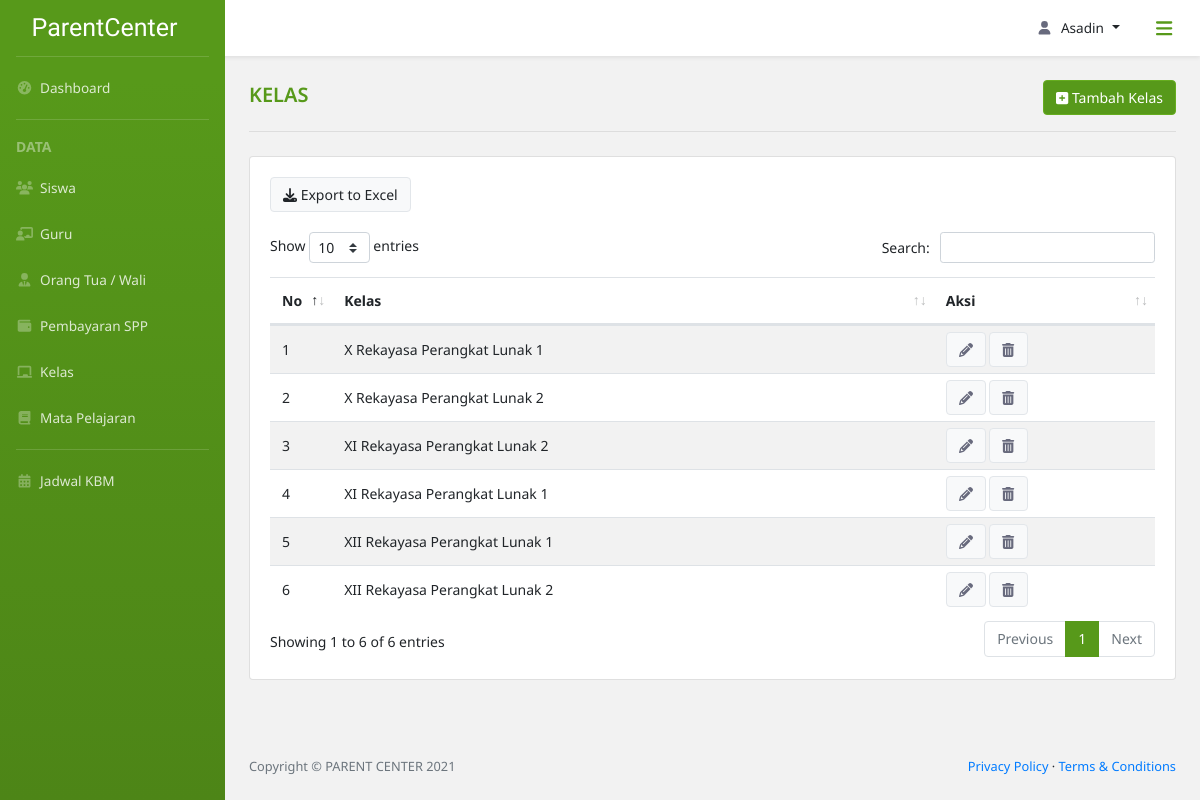
/data_kelas/ (signed in), run on an earlier commit of the app's database.
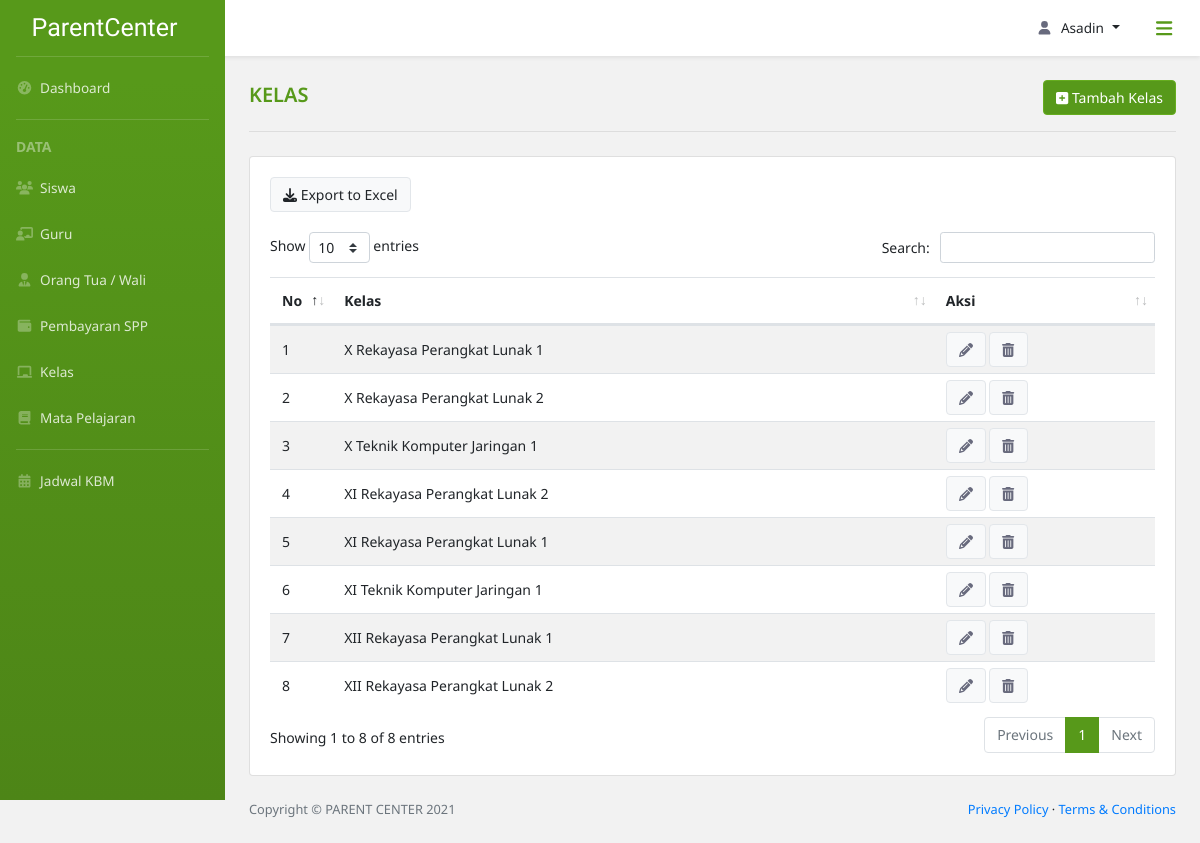
And on a later commit of the database.
### parent_center_app/models.py (models this page shows, shortened)
class Kelas(models.Model):
    id_kelas = models.CharField(
        max_length=10,
        primary_key=True,
        unique=True,
        default=custom_kelas,
        editable=False
    )
    class rentang_kelas(models.TextChoices):
        X = 'X'
        XI = 'XI'
        XII = 'XII'
    kelas = models.CharField(
        max_length=3,
        choices=rentang_kelas.choices,
        default=rentang_kelas.X
    )
    class jurusan(models.TextChoices):
        TITL = 'TITL', 'Teknik Intalasi Tenaga Listrik'
        TP = 'TP', 'Teknik Pemesinan'
        TKR = 'TKR', 'Teknik Kendaraan Ringan'
        TKJ = 'TKJ', 'Teknik Komputer Jaringan'
        RPL = 'RPL', 'Rekayasa Perangkat Lunak'
        TBSM = 'TBSM', 'Teknik dan Bisnis Sepeda Motor'
    jurusan = models.CharField(
        max_length=30,
        choices=jurusan.choices,
        default=jurusan.TITL
    )
    no_kelas = models.SmallIntegerField(
        default=1,
        validators=[MinValueValidator(1)]
    )

### parent_center_app/views.py (the view)
# urls.py: path('data_kelas/', views.dataKelas, name='data kelas'),
@login_required(login_url='login')
def dataKelas(request, pk=None):
    if level_permission(request, ['Admin']) is False:
        return redirect(level_login(request))
    else:
        kelas_detail = Kelas.objects.filter(pk=pk).first()
        kelas = Kelas.objects.all().order_by('kelas')
        if kelas_detail is None:
            if request.method == 'POST':
                form = KelasForm(request.POST)
                if form.is_valid():
                    form.save()
            else:
                form = KelasForm()
        else:
            form = KelasForm(request.POST, instance=kelas_detail)
        context = {'title': 'Kelas',
                   'daftar_kelas': kelas,
                   'form': form
                   }
        return render(request,
                      'parent_center_app/data_kelas.html',
                      context)

### parent_center_app/forms.py
class KelasForm(forms.ModelForm):
    class Meta:
        model = Kelas
        fields = ['kelas', 'jurusan', 'no_kelas']
        widgets = {
            'kelas': forms.Select(attrs={
                'class': 'form-control',
                'name': 'kelas',
                'id': 'kelas',
                'required': True
            }),
            'jurusan': forms.Select(attrs={
                'class': 'form-control',
                'name': 'jurusan',
                'id': 'jurusan',
                'required': True
            }),
            'no_kelas': forms.NumberInput(attrs={
                'class': 'form-control',
                'name': 'no_kelas',
                'id': 'no_kelas',
                'min': '1',
                'required': True
            })
        }

### parent_center_app/utils.py (called while the page is built)
def custom_kelas():
    id = "kls-"+datetime.now().strftime('%d%m%Y%H%M%S%f')
    return id

### parent_center_app/views.py (called while the page is built)
def level_permission(current_user, level: list) -> bool:
    if current_user.user.extenduser.user_level in level:
        return True
    else:
        return False

### parent_center_app/templates/parent_center_app/data_kelas.html (shortened to what this page needs)
{% extends 'parent_center_app/base.html' %}
{% block breadcrumb %}
<div class="row d-flex pt-4 div-tambah">
    <div class="col-lg-7 col-sm-6">
        <div class="div-title">
            <span class="title-content">{{title}}</span>
        </div>
    </div>
    <div class="col-lg-5 col-sm-6 align-self-center text-right">
        <button class="btn btn-light btn-tambah" type="button" data-toggle="modal" data-target="#modal_tambah_kelas"><i class="fas fa-plus-square"></i> Tambah {{title}}</button>
    </div>
</div>
<hr class="dropdown-divider hr-title mb-4 mx-4 mt-3">
{% endblock breadcrumb %}
{% block content %}
    <div class="row">
        <div class="col-lg-12">
            <div class="card">
                <div class="card-body card-dashboard">
                    <div class="row mx-0">
                        <div class="col-lg-12 px-0 div-sort">
                            <button class="btn btn-light"><i class="fas fa-download"></i> Export to Excel</button>
                        </div>
                    </div>
                    <div class="table-responsive table-kelas">
                        <table class="table table table-striped table-siswa custom-width-th" id="table-custom">
                            <thead>
                                <tr>
                                    <th scope="col">No</th>
                                    <th scope="col">Kelas</th>
                                    <th scope="col">Aksi</th>
                                </tr>
                            </thead>
                            <tbody>
                                {% for kelas in daftar_kelas %}
                                <tr>
                                    <td>{{ forloop.counter }}</td>
                                    <td>{{ kelas.kelas}} {{ kelas.get_jurusan_display }} {{ kelas.no_kelas }}</td>
                                    <td>
                                        <button class="btn btn-light" type="button" data-toggle="modal" data-target="#modal_edit_kelas"><i class="fas fa-pencil-alt"></i></button>
                                        <button class="btn btn-light" type="button" data-toggle="modal" data-target="#modal_hapus"><i class="fas fa-trash-alt"></i></button>
                                    </td>
                                </tr>
                                {% endfor %}
                            </tbody>
                        </table>
                    </div>
                </div>
            </div>
        </div>
    </div>
{% endblock content %}

What changed in the data, as far as the page shows it:
added Kelas: kelas "X", jurusan "Teknik Komputer Jaringan", no_kelas "1"
added Kelas: kelas "XI", jurusan "Teknik Komputer Jaringan", no_kelas "1"
Also different on the page:
text written by a page script: "Show entries Search: Showing 1 to 6 of 6 entries Previous 1 Next" → "Show entries Search: Showing 1 to 8 of 8 entries Previous 1 Next"
